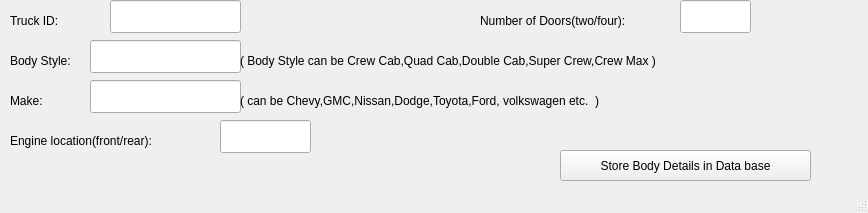
<?xml version="1.0" encoding="UTF-8"?>
<ui version="4.0">
 <class>MainWindow</class>
 <widget class="QMainWindow" name="MainWindow">
  <property name="geometry">
   <rect>
    <x>0</x>
    <y>0</y>
    <width>868</width>
    <height>213</height>
   </rect>
  </property>
  <property name="windowTitle">
   <string>Truck Body Details</string>
  </property>
  <widget class="QWidget" name="centralwidget">
   <widget class="QLabel" name="label">
    <property name="geometry">
     <rect>
      <x>10</x>
      <y>130</y>
      <width>201</width>
      <height>21</height>
     </rect>
    </property>
    <property name="text">
     <string>Engine location(front/rear):</string>
    </property>
   </widget>
   <widget class="QLineEdit" name="lineEdit">
    <property name="geometry">
     <rect>
      <x>220</x>
      <y>120</y>
      <width>91</width>
      <height>33</height>
     </rect>
    </property>
   </widget>
   <widget class="QPushButton" name="pushButton">
    <property name="geometry">
     <rect>
      <x>560</x>
      <y>150</y>
      <width>251</width>
      <height>31</height>
     </rect>
    </property>
    <property name="text">
     <string>Store Body Details in Data base</string>
    </property>
   </widget>
   <widget class="QLineEdit" name="lineEdit_3">
    <property name="geometry">
     <rect>
      <x>110</x>
      <y>0</y>
      <width>131</width>
      <height>33</height>
     </rect>
    </property>
   </widget>
   <widget class="QLineEdit" name="lineEdit_4">
    <property name="geometry">
     <rect>
      <x>680</x>
      <y>0</y>
      <width>71</width>
      <height>33</height>
     </rect>
    </property>
   </widget>
   <widget class="QLineEdit" name="lineEdit_5">
    <property name="geometry">
     <rect>
      <x>90</x>
      <y>40</y>
      <width>151</width>
      <height>33</height>
     </rect>
    </property>
   </widget>
   <widget class="QLineEdit" name="lineEdit_6">
    <property name="geometry">
     <rect>
      <x>90</x>
      <y>80</y>
      <width>151</width>
      <height>33</height>
     </rect>
    </property>
   </widget>
   <widget class="QLabel" name="label_3">
    <property name="geometry">
     <rect>
      <x>10</x>
      <y>10</y>
      <width>81</width>
      <height>21</height>
     </rect>
    </property>
    <property name="text">
     <string>Truck ID:</string>
    </property>
   </widget>
   <widget class="QLabel" name="label_4">
    <property name="geometry">
     <rect>
      <x>480</x>
      <y>10</y>
      <width>201</width>
      <height>21</height>
     </rect>
    </property>
    <property name="text">
     <string>Number of Doors(two/four):</string>
    </property>
   </widget>
   <widget class="QLabel" name="label_5">
    <property name="geometry">
     <rect>
      <x>10</x>
      <y>90</y>
      <width>61</width>
      <height>21</height>
     </rect>
    </property>
    <property name="text">
     <string>Make:</string>
    </property>
   </widget>
   <widget class="QLabel" name="label_6">
    <property name="geometry">
     <rect>
      <x>10</x>
      <y>50</y>
      <width>91</width>
      <height>21</height>
     </rect>
    </property>
    <property name="text">
     <string>Body Style:</string>
    </property>
   </widget>
   <widget class="QLabel" name="label_7">
    <property name="geometry">
     <rect>
      <x>240</x>
      <y>50</y>
      <width>611</width>
      <height>21</height>
     </rect>
    </property>
    <property name="text">
     <string>( Body Style can be Crew Cab,Quad Cab,Double Cab,Super Crew,Crew Max )</string>
    </property>
   </widget>
   <widget class="QLabel" name="label_8">
    <property name="geometry">
     <rect>
      <x>240</x>
      <y>90</y>
      <width>621</width>
      <height>21</height>
     </rect>
    </property>
    <property name="text">
     <string>( can be Chevy,GMC,Nissan,Dodge,Toyota,Ford, volkswagen etc.  )</string>
    </property>
   </widget>
  </widget>
  <widget class="QStatusBar" name="statusbar"/>
 </widget>
 <resources/>
 <connections/>
</ui>
